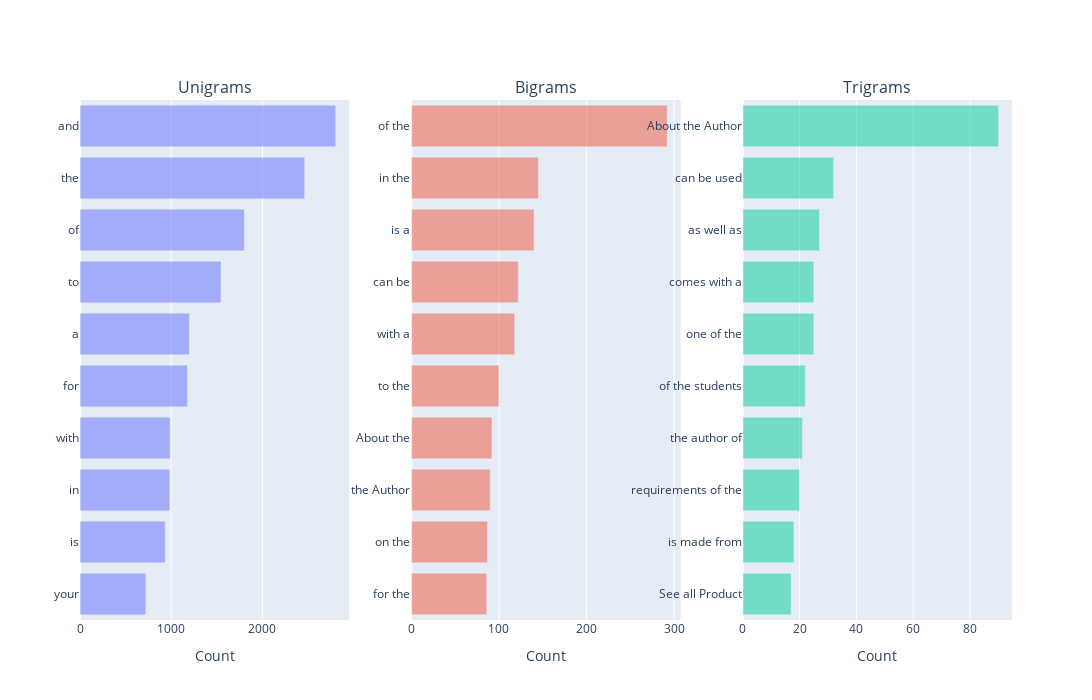

This figure's notebook cell:
### Code cell
n_gram_analyzer.plot_distribution()

### Figure 1 — Plotly figure (JSON) as saved in the notebook; plotly's stock layout.template omitted (floating-point values rounded to 4 significant figures)
{"data": [{"marker": {"opacity": 0.5}, "orientation": "h", "type": "bar", "x": [721, 935, 984, 989, 1177, 1200, 1546, 1802, 2463, 2804], "xaxis": "x", "y": ["your", "is", "in", "with", "for", "a", "to", "of", "the", "and"], "yaxis": "y"}, {"marker": {"opacity": 0.5}, "orientation": "h", "type": "bar", "x": [86, 87, 90, 92, 100, 118, 122, 140, 145, 292], "xaxis": "x2", "y": ["for the", "on the", "the Author", "About the", "to the", "with a", "can be", "is a", "in the", "of the"], "yaxis": "y2"}, {"marker": {"opacity": 0.5}, "orientation": "h", "type": "bar", "x": [17, 18, 20, 21, 22, 25, 25, 27, 32, 90], "xaxis": "x3", "y": ["See all Product", "is made from", "requirements of the", "the author of", "of the students", "one of the", "comes with a", "as well as", "can be used", "About the Author"], "yaxis": "y3"}], "layout": {"annotations": [{"font": {"size": 16}, "showarrow": false, "text": "Unigrams", "x": 0.1444, "xanchor": "center", "xref": "paper", "y": 1, "yanchor": "bottom", "yref": "paper"}, {"font": {"size": 16}, "showarrow": false, "text": "Bigrams", "x": 0.5, "xanchor": "center", "xref": "paper", "y": 1, "yanchor": "bottom", "yref": "paper"}, {"font": {"size": 16}, "showarrow": false, "text": "Trigrams", "x": 0.8556, "xanchor": "center", "xref": "paper", "y": 1, "yanchor": "bottom", "yref": "paper"}], "height": 700, "showlegend": false, "width": 1500, "xaxis": {"anchor": "y", "domain": [0, 0.2889], "title": {"text": "Count"}}, "xaxis2": {"anchor": "y2", "domain": [0.3556, 0.6444], "title": {"text": "Count"}}, "xaxis3": {"anchor": "y3", "domain": [0.7111, 1], "title": {"text": "Count"}}, "yaxis": {"anchor": "x", "domain": [0, 1]}, "yaxis2": {"anchor": "x2", "domain": [0, 1]}, "yaxis3": {"anchor": "x3", "domain": [0, 1]}}}
